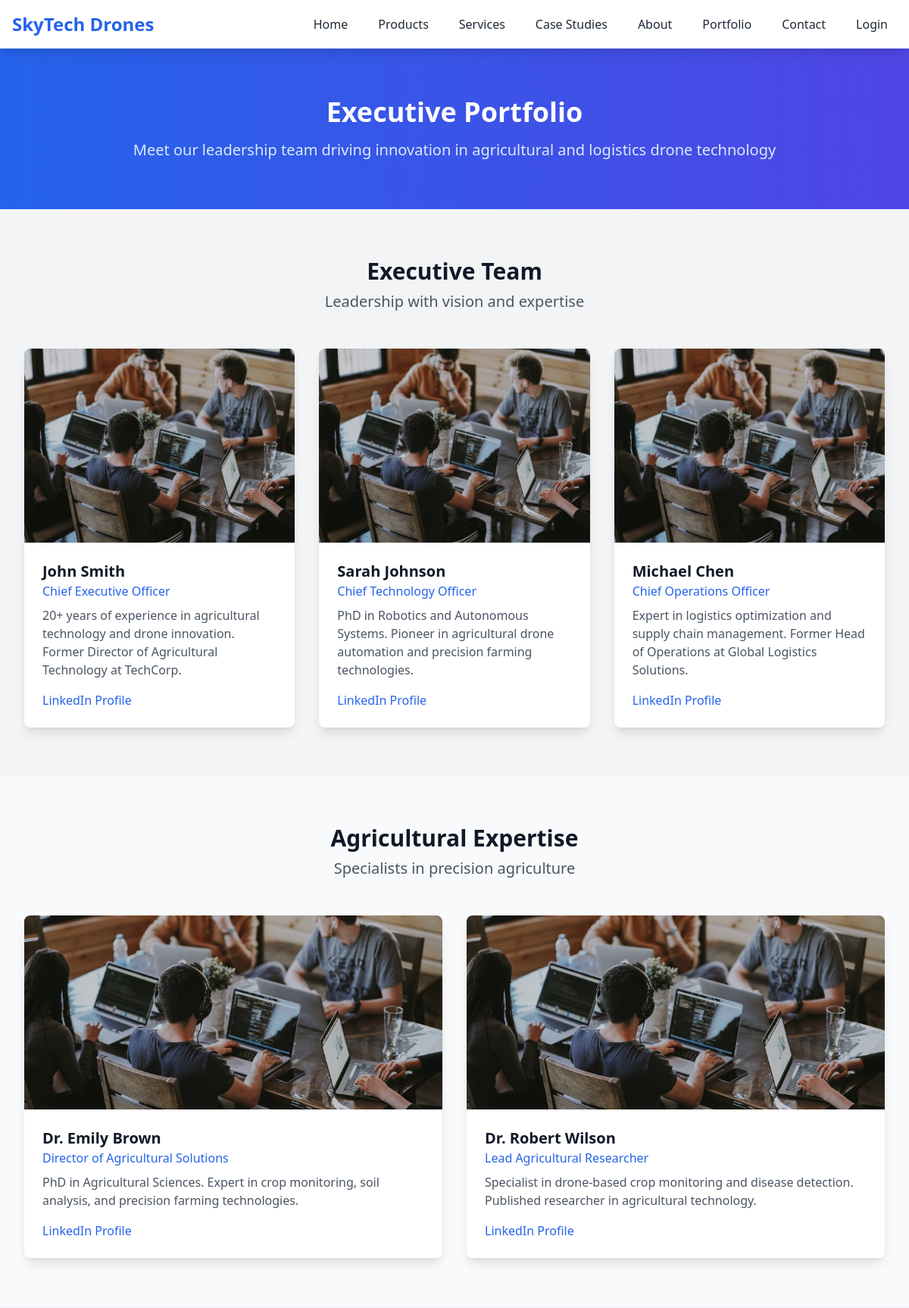
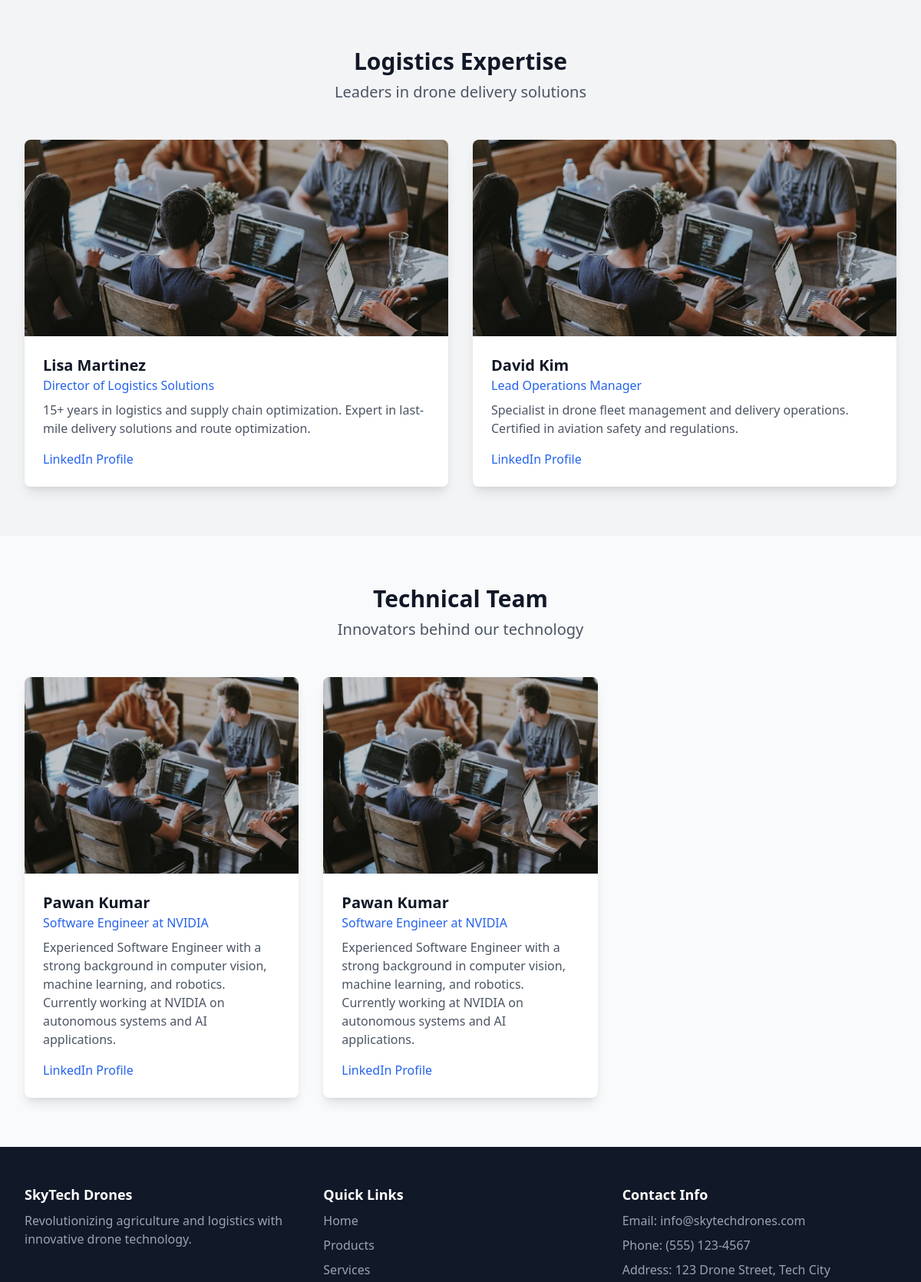
Screenshot of /api/portfolio/ (upper part) with the database file from the repository (2 pictures, top to bottom).
### portfolio/models.py (models this page shows, shortened)
class LinkedInProfile(models.Model):
    name = models.CharField(max_length=100)
    title = models.CharField(max_length=200)
    company = models.CharField(max_length=200)
    location = models.CharField(max_length=200)
    profile_url = models.URLField()
    profile_image = models.ImageField(upload_to='linkedin/', blank=True, null=True)
    about = models.TextField(blank=True)
    experience = models.TextField(blank=True)
    education = models.TextField(blank=True)
    skills = models.TextField(blank=True)
    certifications = models.TextField(blank=True)
    created_at = models.DateTimeField(auto_now_add=True)
    updated_at = models.DateTimeField(auto_now=True)

### portfolio/views.py (the view)
# urls.py: path('', views.portfolio_view, name='portfolio'),
@permission_classes([AllowAny])
def portfolio_view(request):
    executives = LinkedInProfile.objects.filter(title__icontains='chief').order_by('name')
    agri_experts = LinkedInProfile.objects.filter(
        title__icontains='agricultural') | LinkedInProfile.objects.filter(
        title__icontains='crop') | LinkedInProfile.objects.filter(
        title__icontains='farm')
    logistics_experts = LinkedInProfile.objects.filter(
        title__icontains='logistics') | LinkedInProfile.objects.filter(
        title__icontains='delivery') | LinkedInProfile.objects.filter(
        title__icontains='operations')
    technical_team = LinkedInProfile.objects.filter(
        title__icontains='engineer') | LinkedInProfile.objects.filter(
        title__icontains='developer') | LinkedInProfile.objects.filter(
        title__icontains='scientist')
    context = {
        'executives': executives,
        'agri_experts': agri_experts,
        'logistics_experts': logistics_experts,
        'technical_team': technical_team,
    }
    return render(request, 'portfolio.html', context)

### templates/portfolio.html (shortened to what this page needs)
{% extends 'base.html' %}
{% load static %}
{% block content %}
<header class="pt-32 pb-16 bg-gradient-to-r from-blue-600 to-indigo-600">
    <div class="max-w-7xl mx-auto px-4 sm:px-6 lg:px-8 text-center">
        <h1 class="text-4xl font-bold text-white mb-4">Executive Portfolio</h1>
        <p class="text-xl text-blue-100">Meet our leadership team driving innovation in agricultural and logistics drone technology</p>
    </div>
</header>
<section class="py-16">
    <div class="max-w-7xl mx-auto px-4 sm:px-6 lg:px-8">
        <div class="text-center mb-12">
            <h2 class="text-3xl font-bold text-gray-900">Executive Team</h2>
            <p class="text-xl text-gray-600 mt-2">Leadership with vision and expertise</p>
        </div>
        <div class="grid grid-cols-1 md:grid-cols-2 lg:grid-cols-3 gap-8">
            {% if executives %}
                {% for executive in executives %}
                <div class="bg-white rounded-lg shadow-lg overflow-hidden">
                    <div class="h-64 bg-gray-200">
                        {% if executive.profile_image %}
                            <img src="{{ executive.profile_image.url }}" alt="{{ executive.name }}" class="w-full h-full object-cover">
                        {% else %}
                            <img src="{% static 'images/about-us.jpg' %}" alt="{{ executive.name }}" class="w-full h-full object-cover">
                        {% endif %}
                    </div>
                    <div class="p-6">
                        <h3 class="text-xl font-semibold text-gray-900">{{ executive.name }}</h3>
                        <p class="text-blue-600">{{ executive.title }}</p>
                        <p class="text-gray-600 mt-2">{{ executive.about|truncatewords:30 }}</p>
                        <div class="mt-4">
                            <a href="{{ executive.profile_url }}" target="_blank" class="text-blue-600 hover:underline">LinkedIn Profile</a>
                        </div>
                    </div>
                </div>
                {% endfor %}
            {% else %}
                <div class="bg-white rounded-lg shadow-lg overflow-hidden">
                    <div class="h-64 bg-gray-200">
                        <img src="{% static 'images/about-us.jpg' %}" alt="CEO" class="w-full h-full object-cover">
                    </div>
                    <div class="p-6">
                        <h3 class="text-xl font-semibold text-gray-900">John Smith</h3>
                        <p class="text-blue-600">Chief Executive Officer</p>
                        <p class="text-gray-600 mt-2">20+ years of experience in agricultural technology and drone innovation. Former Director of Agricultural Technology at TechCorp.</p>
                        <div class="mt-4">
                            <a href="#" class="text-blue-600 hover:underline">LinkedIn Profile</a>
                        </div>
                    </div>
                </div>
                <div class="bg-white rounded-lg shadow-lg overflow-hidden">
                    <div class="h-64 bg-gray-200">
                        <img src="{% static 'images/about-us.jpg' %}" alt="CTO" class="w-full h-full object-cover">
                    </div>
                    <div class="p-6">
                        <h3 class="text-xl font-semibold text-gray-900">Sarah Johnson</h3>
                        <p class="text-blue-600">Chief Technology Officer</p>
                        <p class="text-gray-600 mt-2">PhD in Robotics and Autonomous Systems. Pioneer in agricultural drone automation and precision farming technologies.</p>
                        <div class="mt-4">
                            <a href="#" class="text-blue-600 hover:underline">LinkedIn Profile</a>
                        </div>
                    </div>
                </div>
                <div class="bg-white rounded-lg shadow-lg overflow-hidden">
                    <div class="h-64 bg-gray-200">
                        <img src="{% static 'images/about-us.jpg' %}" alt="COO" class="w-full h-full object-cover">
                    </div>
                    <div class="p-6">
                        <h3 class="text-xl font-semibold text-gray-900">Michael Chen</h3>
                        <p class="text-blue-600">Chief Operations Officer</p>
                        <p class="text-gray-600 mt-2">Expert in logistics optimization and supply chain management. Former Head of Operations at Global Logistics Solutions.</p>
                        <div class="mt-4">
                            <a href="#" class="text-blue-600 hover:underline">LinkedIn Profile</a>
                        </div>
                    </div>
                </div>
            {% endif %}
        </div>
    </div>
</section>
<section class="py-16 bg-gray-50">
    <div class="max-w-7xl mx-auto px-4 sm:px-6 lg:px-8">
        <div class="text-center mb-12">
            <h2 class="text-3xl font-bold text-gray-900">Agricultural Expertise</h2>
            <p class="text-xl text-gray-600 mt-2">Specialists in precision agriculture</p>
        </div>
        <div class="grid grid-cols-1 md:grid-cols-2 gap-8">
            {% if agri_experts %}
                {% for expert in agri_experts %}
                <div class="bg-white rounded-lg shadow-lg overflow-hidden">
                    <div class="h-64 bg-gray-200">
                        {% if expert.profile_image %}
                            <img src="{{ expert.profile_image.url }}" alt="{{ expert.name }}" class="w-full h-full object-cover">
                        {% else %}
                            <img src="{% static 'images/about-us.jpg' %}" alt="{{ expert.name }}" class="w-full h-full object-cover">
                        {% endif %}
                    </div>
                    <div class="p-6">
                        <h3 class="text-xl font-semibold text-gray-900">{{ expert.name }}</h3>
                        <p class="text-blue-600">{{ expert.title }}</p>
                        <p class="text-gray-600 mt-2">{{ expert.about|truncatewords:30 }}</p>
                        <div class="mt-4">
                            <a href="{{ expert.profile_url }}" target="_blank" class="text-blue-600 hover:underline">LinkedIn Profile</a>
                        </div>
                    </div>
                </div>
                {% endfor %}
            {% else %}
                <div class="bg-white rounded-lg shadow-lg overflow-hidden">
                    <div class="h-64 bg-gray-200">
                        <img src="{% static 'images/about-us.jpg' %}" alt="Agricultural Director" class="w-full h-full object-cover">
                    </div>
                    <div class="p-6">
                        <h3 class="text-xl font-semibold text-gray-900">Dr. Emily Brown</h3>
                        <p class="text-blue-600">Director of Agricultural Solutions</p>
                        <p class="text-gray-600 mt-2">PhD in Agricultural Sciences. Expert in crop monitoring, soil analysis, and precision farming technologies.</p>
                        <div class="mt-4">
                            <a href="#" class="text-blue-600 hover:underline">LinkedIn Profile</a>
                        </div>
                    </div>
                </div>
                <div class="bg-white rounded-lg shadow-lg overflow-hidden">
                    <div class="h-64 bg-gray-200">
                        <img src="{% static 'images/about-us.jpg' %}" alt="Research Lead" class="w-full h-full object-cover">
                    </div>
                    <div class="p-6">
                        <h3 class="text-xl font-semibold text-gray-900">Dr. Robert Wilson</h3>
                        <p class="text-blue-600">Lead Agricultural Researcher</p>
                        <p class="text-gray-600 mt-2">Specialist in drone-based crop monitoring and disease detection. Published researcher in agricultural technology.</p>
                        <div class="mt-4">
                            <a href="#" class="text-blue-600 hover:underline">LinkedIn Profile</a>
                        </div>
                    </div>
                </div>
            {% endif %}
        </div>
    </div>
</section>
<section class="py-16">
    <div class="max-w-7xl mx-auto px-4 sm:px-6 lg:px-8">
        <div class="text-center mb-12">
            <h2 class="text-3xl font-bold text-gray-900">Logistics Expertise</h2>
            <p class="text-xl text-gray-600 mt-2">Leaders in drone delivery solutions</p>
        </div>
        <div class="grid grid-cols-1 md:grid-cols-2 gap-8">
            {% if logistics_experts %}
                {% for expert in logistics_experts %}
                <div class="bg-white rounded-lg shadow-lg overflow-hidden">
                    <div class="h-64 bg-gray-200">
                        {% if expert.profile_image %}
                            <img src="{{ expert.profile_image.url }}" alt="{{ expert.name }}" class="w-full h-full object-cover">
                        {% else %}
                            <img src="{% static 'images/about-us.jpg' %}" alt="{{ expert.name }}" class="w-full h-full object-cover">
                        {% endif %}
                    </div>
                    <div class="p-6">
                        <h3 class="text-xl font-semibold text-gray-900">{{ expert.name }}</h3>
                        <p class="text-blue-600">{{ expert.title }}</p>
                        <p class="text-gray-600 mt-2">{{ expert.about|truncatewords:30 }}</p>
                        <div class="mt-4">
                            <a href="{{ expert.profile_url }}" target="_blank" class="text-blue-600 hover:underline">LinkedIn Profile</a>
                        </div>
                    </div>
                </div>
                {% endfor %}
            {% else %}
                <div class="bg-white rounded-lg shadow-lg overflow-hidden">
                    <div class="h-64 bg-gray-200">
                        <img src="{% static 'images/about-us.jpg' %}" alt="Logistics Director" class="w-full h-full object-cover">
                    </div>
                    <div class="p-6">
                        <h3 class="text-xl font-semibold text-gray-900">Lisa Martinez</h3>
                        <p class="text-blue-600">Director of Logistics Solutions</p>
                        <p class="text-gray-600 mt-2">15+ years in logistics and supply chain optimization. Expert in last-mile delivery solutions and route optimization.</p>
                        <div class="mt-4">
                            <a href="#" class="text-blue-600 hover:underline">LinkedIn Profile</a>
                        </div>
                    </div>
                </div>
                <div class="bg-white rounded-lg shadow-lg overflow-hidden">
                    <div class="h-64 bg-gray-200">
                        <img src="{% static 'images/about-us.jpg' %}" alt="Operations Lead" class="w-full h-full object-cover">
                    </div>
                    <div class="p-6">
                        <h3 class="text-xl font-semibold text-gray-900">David Kim</h3>
                        <p class="text-blue-600">Lead Operations Manager</p>
                        <p class="text-gray-600 mt-2">Specialist in drone fleet management and delivery operations. Certified in aviation safety and regulations.</p>
                        <div class="mt-4">
                            <a href="#" class="text-blue-600 hover:underline">LinkedIn Profile</a>
                        </div>
                    </div>
                </div>
            {% endif %}
        </div>
    </div>
</section>
<section class="py-16 bg-gray-50">
    <div class="max-w-7xl mx-auto px-4 sm:px-6 lg:px-8">
        <div class="text-center mb-12">
            <h2 class="text-3xl font-bold text-gray-900">Technical Team</h2>
            <p class="text-xl text-gray-600 mt-2">Innovators behind our technology</p>
        </div>
        <div class="grid grid-cols-1 md:grid-cols-3 gap-8">
            {% if technical_team %}
                {% for member in technical_team %}
                <div class="bg-white rounded-lg shadow-lg overflow-hidden">
                    <div class="h-64 bg-gray-200">
                        {% if member.profile_image %}
                            <img src="{{ member.profile_image.url }}" alt="{{ member.name }}" class="w-full h-full object-cover">
                        {% else %}
                            <img src="{% static 'images/about-us.jpg' %}" alt="{{ member.name }}" class="w-full h-full object-cover">
                        {% endif %}
                    </div>
                    <div class="p-6">
                        <h3 class="text-xl font-semibold text-gray-900">{{ member.name }}</h3>
                        <p class="text-blue-600">{{ member.title }}</p>
                        <p class="text-gray-600 mt-2">{{ member.about|truncatewords:30 }}</p>
                        <div class="mt-4">
                            <a href="{{ member.profile_url }}" target="_blank" class="text-blue-600 hover:underline">LinkedIn Profile</a>
                        </div>
                    </div>
                </div>
                {% endfor %}
            {% endif %}
        </div>
    </div>
</section>
{% endblock %}

### rows the page displays
LinkedInProfile: name "Pawan Kumar", title "Software Engineer at NVIDIA", about "Experienced Software Engineer with a strong background in computer vision, machine learning, and robotics. Currently working at NVIDIA on autonomous systems and AI applications."
LinkedInProfile: name "Pawan Kumar", title "Software Engineer at NVIDIA", about "Experienced Software Engineer with a strong background in computer vision, machine learning, and robotics. Currently working at NVIDIA on autonomous systems and AI applications."
